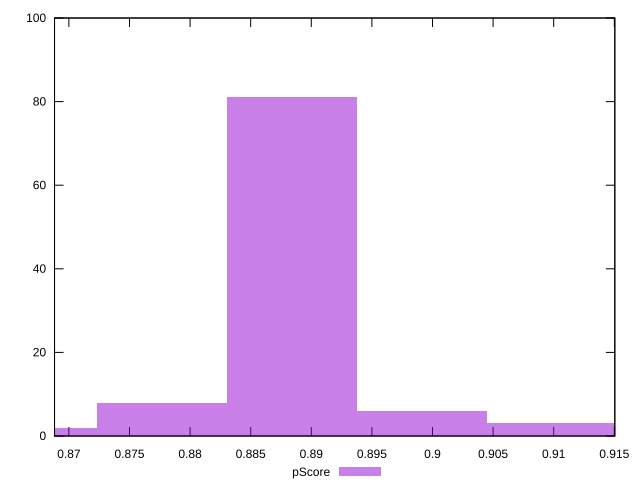

Source code (gnuplot):
reset

$pScore <<EOF
0.8884144109983996 81
0.8777106229140815 8
0.9098219871670357 3
0.8991181990827176 6
0.8670068348297634 2
EOF

set key outside below
set boxwidth 0.010703788084318067
set xrange [0.8688166049925302:0.9150423499734341]
set yrange [0:100]
set trange [0:100]
set style fill transparent solid 0.5 noborder
set terminal svg size 640, 490 enhanced background rgb 'white'
set output "report_00022_2021-02-20T12:08:46.964Z/first-contentful-paint/samples/pages+cached+noadtech+nomedia/pScore/histogram.svg"

plot $pScore title "pScore" with boxes

reset
